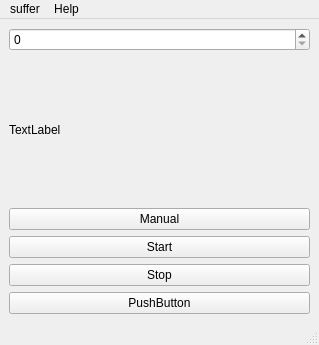
<?xml version="1.0" encoding="UTF-8"?>
<ui version="4.0">
 <class>MainWindow</class>
 <widget class="QMainWindow" name="MainWindow">
  <property name="geometry">
   <rect>
    <x>0</x>
    <y>0</y>
    <width>319</width>
    <height>345</height>
   </rect>
  </property>
  <property name="windowTitle">
   <string>MainWindow</string>
  </property>
  <widget class="QWidget" name="centralwidget">
   <layout class="QGridLayout" name="gridLayout">
    <item row="0" column="0">
     <layout class="QVBoxLayout" name="verticalLayout">
      <item>
       <widget class="QSpinBox" name="spinBox_amount"/>
      </item>
      <item>
       <widget class="QLabel" name="label_even_odd">
        <property name="text">
         <string>TextLabel</string>
        </property>
       </widget>
      </item>
      <item>
       <widget class="QPushButton" name="pushButton_manual">
        <property name="text">
         <string>Manual</string>
        </property>
       </widget>
      </item>
      <item>
       <widget class="QPushButton" name="pushButton_start">
        <property name="text">
         <string>Start</string>
        </property>
       </widget>
      </item>
      <item>
       <widget class="QPushButton" name="pushButton_stop">
        <property name="text">
         <string>Stop</string>
        </property>
       </widget>
      </item>
      <item>
       <widget class="QPushButton" name="pushButton_reset">
        <property name="text">
         <string>PushButton</string>
        </property>
       </widget>
      </item>
     </layout>
    </item>
   </layout>
  </widget>
  <widget class="QMenuBar" name="menubar">
   <property name="geometry">
    <rect>
     <x>0</x>
     <y>0</y>
     <width>319</width>
     <height>22</height>
    </rect>
   </property>
   <widget class="QMenu" name="menulog">
    <property name="title">
     <string>suffer</string>
    </property>
    <addaction name="actionShow_Log"/>
    <addaction name="separator"/>
    <addaction name="actionQuit"/>
   </widget>
   <widget class="QMenu" name="menuHelp">
    <property name="title">
     <string>Help</string>
    </property>
    <addaction name="actionAbout_Suffer"/>
   </widget>
   <addaction name="menulog"/>
   <addaction name="menuHelp"/>
  </widget>
  <widget class="QStatusBar" name="statusbar"/>
  <action name="actionAbout_Suffer">
   <property name="text">
    <string>About Suffer..</string>
   </property>
  </action>
  <action name="actionShow_Log">
   <property name="text">
    <string>Show Log</string>
   </property>
  </action>
  <action name="actionQuit">
   <property name="text">
    <string>Quit</string>
   </property>
  </action>
 </widget>
 <resources/>
 <connections/>
</ui>
